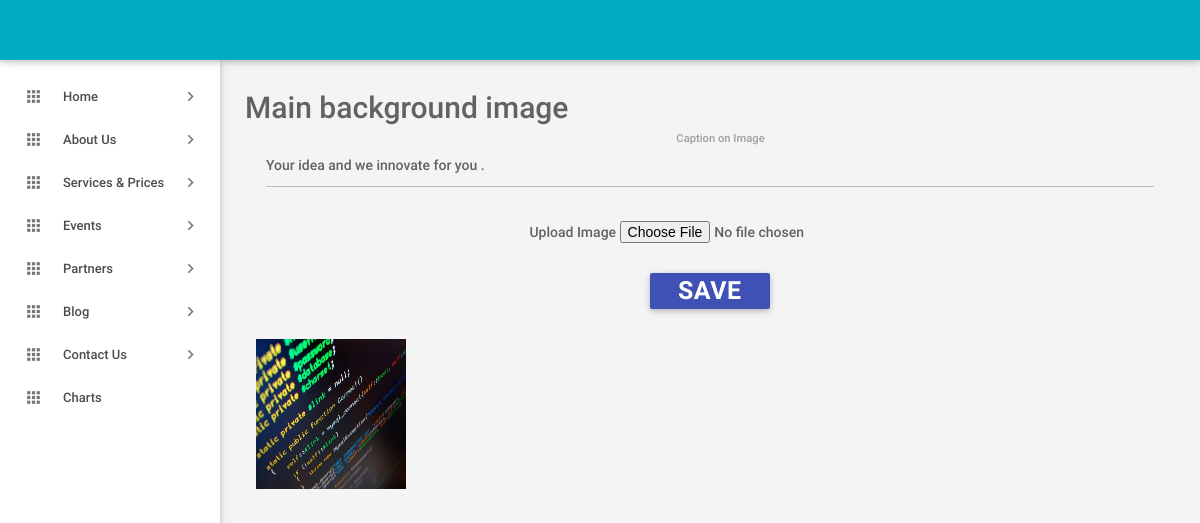
/RA-ADMIN/main_sliders.php, run on the app's committed database.
### tables this page shows
CREATE TABLE IF NOT EXISTS `Main_slider` (
  `id` int(20) NOT NULL AUTO_INCREMENT,
  `image_url` varchar(500) NOT NULL,
  `title` varchar(100) NOT NULL,
  PRIMARY KEY (`id`)
);

### RA-ADMIN/main_sliders.php (the view, shortened to what this page needs)
<?php
include_once('header.php');
include_once('sidebar.php');
$data="SELECT * FROM Main_slider  ";
$val=mysql_query($data);
$r=mysql_fetch_array($val);
?>
    <main class="mn-inner">
        <form  action="main_sliders.php" method="post" enctype="multipart/form-data">
        <div class="row">
            <span style="font-size: 30px;">Main background image</span>
            <div class="col s12" align="center">
                <div class="input-field col s12">
                    <input id="i_name" name="i_name" type="text" value="<?php echo $r['title']; ?>" class="validate">
                    <label for="i_name" class="">Caption on Image</label>
                </div>
                <div class="input-field col s12">
                    <span>Upload Image</span>
                    <input name="image" id="image" type="file"><br>
                </div>
                <button style="margin-top: 30px;" class="waves-effect waves-light btn indigo m-b-xs" name="save" type="submit"><b style="font-size:25px;">SAVE</b></button>
            </div>
        </div>
            <div class="row">
                <?php
                $data1="SELECT * FROM Main_slider  ";
                $val1=mysql_query($data1);
                while($r1 = mysql_fetch_array($val1)){
                    ?>
                    <div class="col s12 m6 l3">
                        <img  src="<?php echo $r['image_url'];?>" height='150' width='150' alt="image">
                    </div>
                    <?php
                }
                ?>
            </div>
        </form>
    </main>
<?php
include_once('footer.php');
?>

### data on the page
main_slider: i_name "Your idea and we innovate for you .", image_url (picture)
